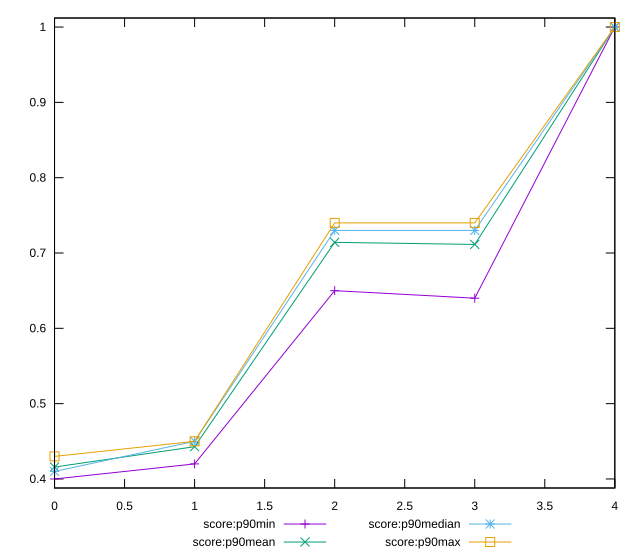

This figure's gnuplot source:
reset

$scoreP90Min <<EOF
0 0.4
1 0.42
2 0.65
3 0.64
4 1
EOF

$scoreP90Mean <<EOF
0 0.41585106382978687
1 0.4428723404255314
2 0.7141489361702127
3 0.7113829787234042
4 1
EOF

$scoreP90Median <<EOF
0 0.41
1 0.45
2 0.73
3 0.73
4 1
EOF

$scoreP90Max <<EOF
0 0.43
1 0.45
2 0.74
3 0.74
4 1
EOF

set key outside below
set xrange [0:4]
set yrange [0.388:1.012]
set trange [0.388:1.012]
set terminal svg size 640, 560 enhanced background rgb 'white'
set output "report_00018_2021-02-10T15-25-16.877Z/render-blocking-resources/progression/score.svg"

plot $scoreP90Min title "score:p90min" with linespoints, \
     $scoreP90Mean title "score:p90mean" with linespoints, \
     $scoreP90Median title "score:p90median" with linespoints, \
     $scoreP90Max title "score:p90max" with linespoints

reset
